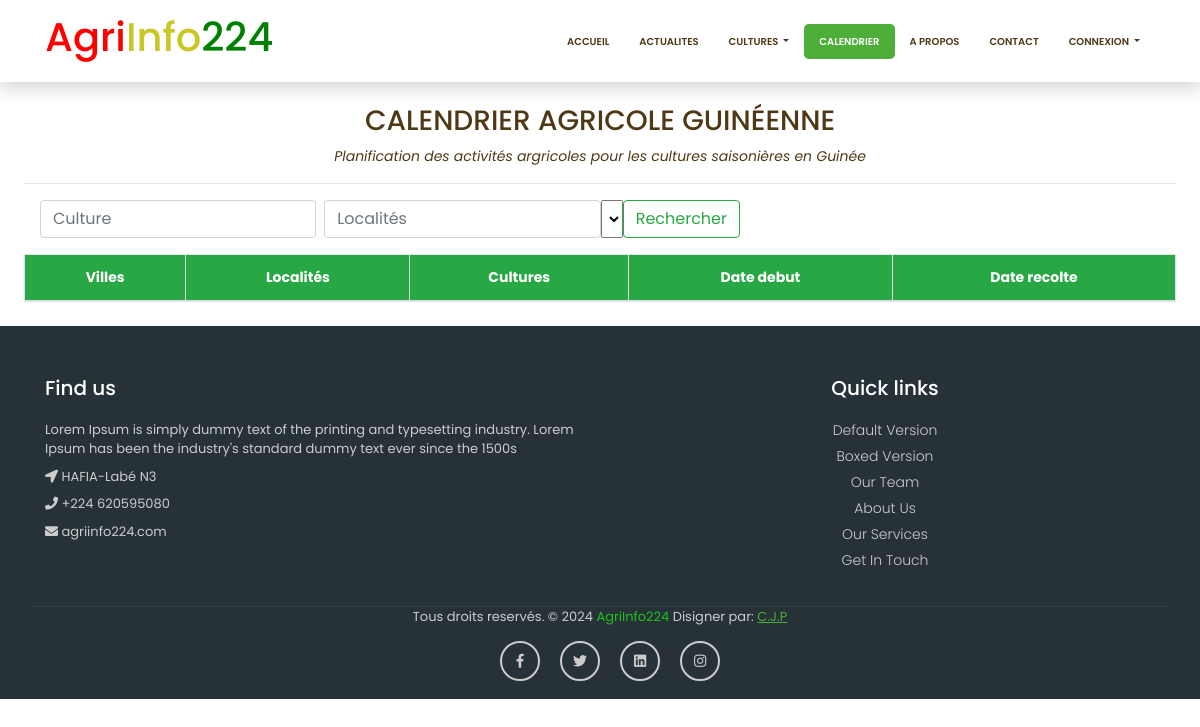
The app's page /calendrier, older data.
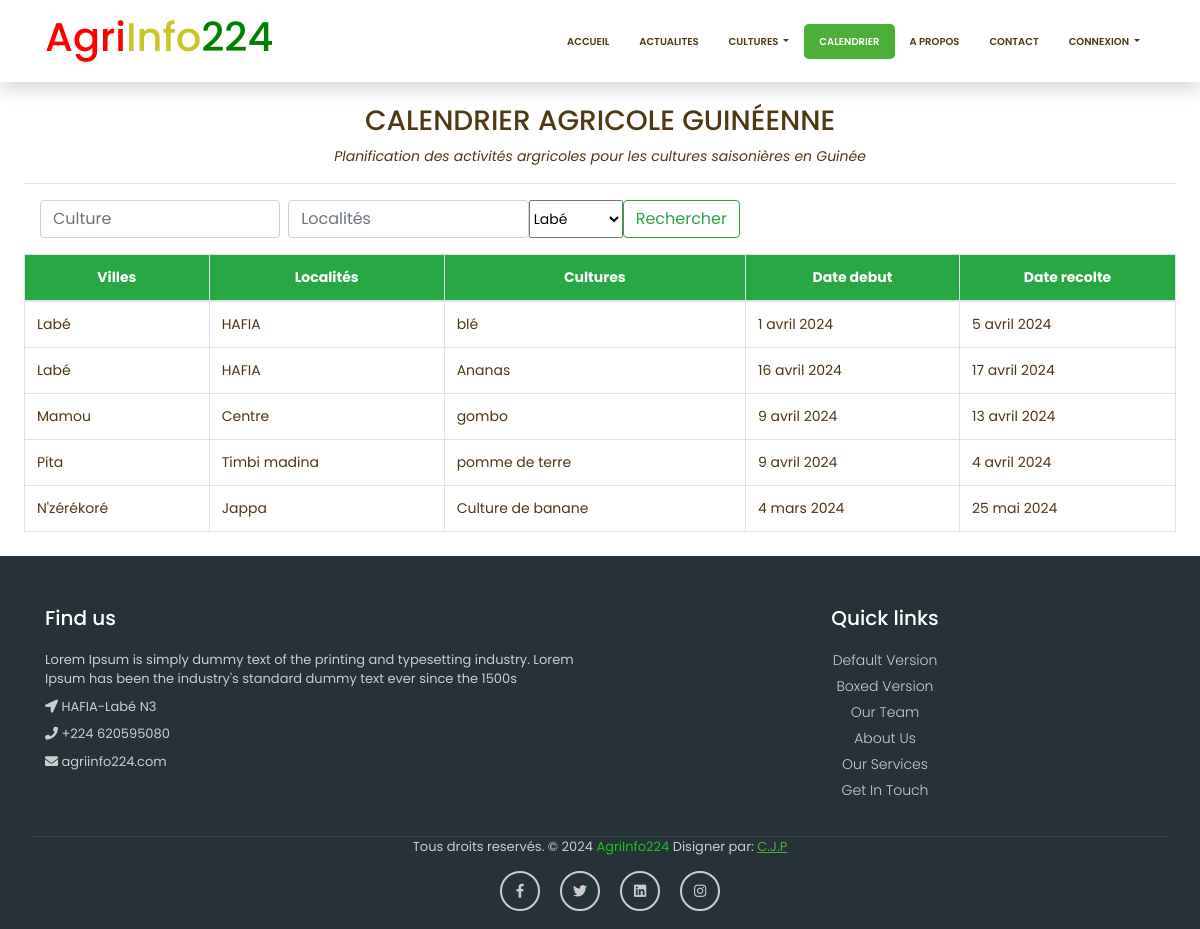
The same page, newer data.
### Agronomie/models.py (models this page shows, shortened)
class PeriodeDePlantation(models.Model):
    culture = models.ForeignKey(Culture, on_delete=models.CASCADE)
    endroit = models.ForeignKey(EndroitPropice, on_delete=models.CASCADE)
    date_debut = models.DateField()
    date_fin = models.DateField()

class EndroitPropice(models.Model):
    nom_endroit = models.CharField(max_length=100)
    ville = models.CharField(max_length=100)
    desc_endroit = models.TextField()

class Culture(models.Model):
    image=models.ImageField(upload_to='culture')
    nom_culture=models.CharField(max_length=50)
    description_culture=models.TextField()
    categorie_culture=models.ForeignKey(Categorie_culture,on_delete=models.CASCADE)

### Agronomie/views.py (the view)
def calendrier(request):
    calendriers = PeriodeDePlantation.objects.all()
    villes = EndroitPropice.objects.all()
    context={'calendriers':calendriers,
            'villes':villes}
    return render(request,'Agronomie/calendrier.html',context)

### Agronomie/templates/Agronomie/calendrier.html (shortened to what this page needs)
{% extends 'Agronomie/base.html' %}
{% load static %}
{% block navbar %}
    <ul class="navbar-nav ml-auto">
	<li class="nav-item">
	   <a class="nav-link" href="{% url 'home' %}">Accueil</a>
	</li>
	<li class="nav-item">
	   <a class="nav-link" href="{% url 'actu' %}">Actualites</a>
	</li>
	<li class="nav-item dropdown">
	  <a class="nav-link dropdown-toggle" href="#" id="navbarDropdownPortfolio" data-toggle="dropdown" aria-haspopup="true" aria-expanded="false">
	  Cultures
	  </a>
   </li>
	<li class="nav-item">
	   <a class="nav-link active" href="{% url 'calendrier' %}">Calendrier</a>
	</li>
	<li class="nav-item">
	  <a class="nav-link" href="{% url 'apropos' %}">A propos</a>
   </li>
	<li class="nav-item">
	   <a class="nav-link" href="{% url 'contact' %}">Contact</a>
	</li>
	{% if user.is_authenticated %}
	{% comment %} <li class="nav-item">
	   <a class="nav-link" href="{% url 'logout' %}">Deconnexion</a>
	</li> {% endcomment %}
	<li class="nav-item dropdown">
	   <a class="" href="#" id="navbarDropdownPortfolio" data-toggle="dropdown" aria-haspopup="true" aria-expanded="false">
		 {% if user.profile %}
		  <img src="{{ user.profile.url }}" alt="" style="width: 40px; height: 40px; padding: none;border-radius: 25px; border:1px solid black">
		  {% else %}
		  <img src="{%  static 'Compte/img/prog.png' %}" alt="" style="width: 40px; height: 40px; padding: none;border-radius: 25px; border:1px solid black">
		  {% endif %}
	   </a>
	   <div class="dropdown-menu dropdown-menu-right" aria-labelledby="navbarDropdownPortfolio">
		  <a class="dropdown-item" href="{% url 'profil' %}">profile</a>
		  <a class="dropdown-item" href="{% url 'logout' %}">Deconnexion</a>
	   </div>
	</li>
	<!-- <li class="nav-item">
	   <div style="">
		  <img src="{% static 'Agronomie/images/about-img.jpg' %}" alt="" style="width: 40px; height: 40px; padding: none;border-radius: 25px;">
	   </div>
	</li> -->
	{% else %}
	<li class="nav-item dropdown">
	   <a class="nav-link dropdown-toggle" href="#" id="navbarDropdownPortfolio" data-toggle="dropdown" aria-haspopup="true" aria-expanded="false">
	   Connexion
	   </a>
	</li>
	{% endif %}
 </ul>
{% endblock  %}
{% block content %}
<div class="m-4">
    <div class="text-center mb-3">
        <h3>CALENDRIER AGRICOLE GUINÉENNE</h3>
        <em>Planification des activités argricoles pour les cultures saisonières en Guinée</em>
    </div>
    <hr>
    <form class="d-flex m-3" method="get" action="{% url 'search_calendrier' %}" style="max-width: 700px;">
        <input class="form-control mr-2" type="search" aria-label="Search" placeholder="Culture" name="culture">
        <input type="search" class="form-control" placeholder="Localités" name="localite">
        <select name="ville" id="">
            {% for ville in villes %}
            <option value="{{ ville.id }}" class="form-control">{{ ville.ville }}</option>
            {% endfor %}
        </select>
        <button class="btn btn-outline-success" type="submit">Rechercher</button>
      </form>
    <table class="table table-hover table-bordered">
        <thead class="bg-success">
            <tr class="text-white text-center">
                <th>Villes</th>
                <th>Localités</th>
                <th>Cultures</th>
                <th>Date debut</th>
                <th>Date recolte</th>
            </tr>
        </thead>
        <tbody>
            {% for calendrier in calendriers %}
            <tr>
                <td>{{ calendrier.endroit.ville }}</td>
                <td>{{ calendrier.endroit.nom_endroit }}</td>
                <td>{{ calendrier.culture.nom_culture }}</td>
                <td>{{ calendrier.date_debut }}</td>
                <td>{{ calendrier.date_fin }}</td>
            </tr>
            {% endfor %}
        </tbody>
    </table>
</div>
{% endblock  %}

### Agronomie/templates/Agronomie/base.html (shortened to what this page needs)
{% load static %}
<!DOCTYPE html>
<html lang="en">
<head>
	<link href="{% static 'Agronomie/vendor/bootstrap/css/bootstrap.min.css' %}" rel="stylesheet">
	<link href="{% static 'Agronomie/css/all.css' %}" rel="stylesheet">
	<link href="{% static 'Agronomie/css/style.css' %}" rel="stylesheet">
    <link rel="stylesheet" href="{% static 'Agronomie/aos-master/dist/aos.css' %}">
</head>
<body>
    <nav class="navbar fixed-top navbar-expand-lg navbar-dark bg-light top-nav fixed-top shadow">
          <div class="container">
              <a class="navbar-brand" href="index.html">
                <h2 class="h1" style="color: black;"><span style="color: red;">Agri</span><span style="color: rgb(201, 199, 38);">Info</span><span style="color: green;">224</span></h2>
              </a>
              <div class="collapse navbar-collapse" id="navbarResponsive">
                {% block navbar %}
                {% endblock  %}
              </div>
          </div>
      </nav>
       {% block content %}
        {% endblock %}
<footer class="footer">
    <div class="container bottom_border">
        <div class="row">
           <div class="col-lg-6 col-md-12 col-sm-12">
                <h5 class="headin5_amrc col_white_amrc pt2">Find us</h5>
                <p class="mb10">Lorem Ipsum is simply dummy text of the printing and typesetting industry. Lorem Ipsum has been the industry's standard dummy text ever since the 1500s</p>
                <p><i class="fa fa-location-arrow"></i> HAFIA-Labé N3 </p>
                <p><i class="fa fa-phone"></i> +224 620595080 </p>
                <p><i class="fa fa fa-envelope"></i> agriinfo224.com </p>
           </div>
            <div class="col-lg-6 col-md-12 col-sm-12 text-center">
                <h5 class="headin5_amrc col_white_amrc pt2">Quick links</h5>
                <ul class="footer_ul_amrc">
                    <li><a href="#">Default Version</a></li>
                    <li><a href="#">Boxed Version</a></li>
                    <li><a href="#">Our Team </a></li>
                    <li><a href="#">About Us</a></li>
                    <li><a href="#">Our Services</a></li>
                    <li><a href="#">Get In Touch</a></li>
                </ul>
            </div>
        </div>
    </div>
    <div class="container">
        <p class="copyright text-center">Tous droits reservés. &copy; 2024<span style="color: rgb(26, 197, 26);"> AgriInfo224</span> Disigner par:
            <a href="https://club-jp.com/">C.J.P</a>
        </p>
        <ul class="social_footer_ul">
            <li><a href="#"><i class="fab fa-facebook-f"></i></a></li>
            <li><a href="#"><i class="fab fa-twitter"></i></a></li>
            <li><a href="#"><i class="fab fa-linkedin"></i></a></li>
            <li><a href="#"><i class="fab fa-instagram"></i></a></li>
        </ul>
    </div>
</footer>
</body>
</html>

### Agronomie/static/Agronomie/css/all.css (style rules this page uses)
.fa, .fas, .far, .fal, .fab { -moz-osx-font-smoothing: grayscale; -webkit-font-smoothing: antialiased; display: inline-block; font-style: normal; font-variant: normal; text-rendering: auto; line-height: 1; }
.fa-envelope:before { content: "\f0e0"; }
.fa-facebook-f:before { content: "\f39e"; }
.fa-instagram:before { content: "\f16d"; }
.fa-linkedin:before { content: "\f08c"; }
.fa-location-arrow:before { content: "\f124"; }
.fa-phone:before { content: "\f095"; }
.fa-twitter:before { content: "\f099"; }
.fab { font-family: 'Font Awesome 5 Brands'; }
.fa, .fas { font-family: 'Font Awesome 5 Free'; font-weight: 900; }

### Agronomie/static/Agronomie/css/style.css (style rules this page uses)
body { padding-top: 54px; font-family: 'Poppins', sans-serif; font-size: 14px; color: #4e3914; }
@media (min-width: 992px) { body { padding-top: 80px; } }
.top-nav { background-color: #ffffff !important; }
.navbar-expand-lg.top-nav .navbar-nav .nav-link { padding: 10px 15px; color: #4e3914; font-size: 10px; font-weight: 600; text-transform: uppercase; }
.navbar-expand-lg.top-nav .navbar-nav .nav-link.active { background: #4eae3a; color: #ffffff; border-radius: 4.8px; }
.footer { width:100%; background-color:#263238; min-height:250px; padding:10px 0px 25px 0px; }
.pt2 { padding-top:40px ; margin-bottom:20px ; color: #ffffff; font-weight: 500; }
footer p { font-size:13px; color:#CCC; padding-bottom:0px; margin-bottom:8px; }
.mb10 { padding-bottom:0px ; }
.footer_ul_amrc { margin:0px ; list-style-type:none ; font-size:14px; padding:0px 0px 10px 0px ; }
.footer_ul_amrc li { padding:0px 0px 5px 0px; }
.footer_ul_amrc li a { color:#cccccc; font-size: 14px; font-weight: 300; }
.bottom_border { border-bottom:1px solid #323f45; padding-bottom:20px; }
.copyright a { color: #4eae3a; text-decoration: underline; }
.social_footer_ul { display:table; margin:15px auto 0 auto; list-style-type:none; padding: 0; }
.social_footer_ul li { padding-left:20px; padding-top:10px; float:left; }
.social_footer_ul li a { color:#CCC; border:2px solid #CCC; padding:8px; border-radius:50%; }
.social_footer_ul li i { width:20px; height:20px; text-align:center; }

Row changes from the older to the newer data that the page shows:
added PeriodeDePlantation: endroit.ville "Labé", endroit.nom_endroit "HAFIA", culture.nom_culture "blé", date_debut "1 avril 2024", date_fin "5 avril 2024"
added PeriodeDePlantation: endroit.ville "Labé", endroit.nom_endroit "HAFIA", culture.nom_culture "Ananas", date_debut "16 avril 2024", date_fin "17 avril 2024"
added PeriodeDePlantation: endroit.ville "Mamou", endroit.nom_endroit "Centre", culture.nom_culture "gombo", date_debut "9 avril 2024", date_fin "13 avril 2024"
added PeriodeDePlantation: endroit.ville "Pita", endroit.nom_endroit "Timbi madina", culture.nom_culture "pomme de terre", date_debut "9 avril 2024", date_fin "4 avril 2024"
added PeriodeDePlantation: endroit.ville "N'zérékoré", endroit.nom_endroit "Jappa", culture.nom_culture "Culture de banane", date_debut "4 mars 2024", date_fin "25 mai 2024"
Text that changed along with them:
form field ville: (not shown) → "Labé"
